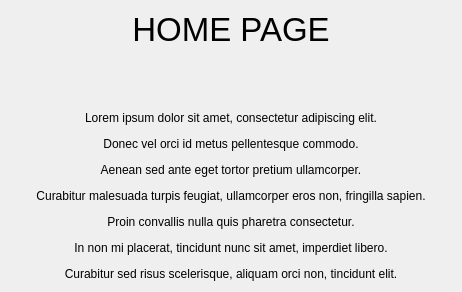
<?xml version="1.0" encoding="UTF-8"?>
<ui version="4.0">
 <class>HomePage</class>
 <widget class="QWidget" name="HomePage">
  <property name="geometry">
   <rect>
    <x>0</x>
    <y>0</y>
    <width>462</width>
    <height>292</height>
   </rect>
  </property>
  <property name="sizePolicy">
   <sizepolicy hsizetype="Expanding" vsizetype="Expanding">
    <horstretch>0</horstretch>
    <verstretch>0</verstretch>
   </sizepolicy>
  </property>
  <property name="windowTitle">
   <string>HomePage</string>
  </property>
  <property name="styleSheet">
   <string notr="true"/>
  </property>
  <layout class="QVBoxLayout" name="verticalLayout">
   <item>
    <widget class="QLabel" name="label">
     <property name="font">
      <font>
       <pointsize>25</pointsize>
      </font>
     </property>
     <property name="text">
      <string>HOME PAGE</string>
     </property>
     <property name="alignment">
      <set>Qt::AlignCenter</set>
     </property>
    </widget>
   </item>
   <item>
    <spacer name="verticalSpacer">
     <property name="orientation">
      <enum>Qt::Vertical</enum>
     </property>
     <property name="sizeHint" stdset="0">
      <size>
       <width>20</width>
       <height>235</height>
      </size>
     </property>
    </spacer>
   </item>
   <item>
    <widget class="QLabel" name="label_2">
     <property name="text">
      <string>&lt;html&gt;&lt;head/&gt;&lt;body&gt;&lt;p align=&quot;center&quot;&gt;Lorem ipsum dolor sit amet, consectetur adipiscing elit.&lt;/p&gt;&lt;p align=&quot;center&quot;&gt;Donec vel orci id metus pellentesque commodo.&lt;/p&gt;&lt;p align=&quot;center&quot;&gt;Aenean sed ante eget tortor pretium ullamcorper.&lt;/p&gt;&lt;p align=&quot;center&quot;&gt;Curabitur malesuada turpis feugiat, ullamcorper eros non, fringilla sapien.&lt;/p&gt;&lt;p align=&quot;center&quot;&gt;Proin convallis nulla quis pharetra consectetur.&lt;/p&gt;&lt;p align=&quot;center&quot;&gt;In non mi placerat, tincidunt nunc sit amet, imperdiet libero.&lt;/p&gt;&lt;p align=&quot;center&quot;&gt;Curabitur sed risus scelerisque, aliquam orci non, tincidunt elit.&lt;/p&gt;&lt;/body&gt;&lt;/html&gt;</string>
     </property>
    </widget>
   </item>
   <item>
    <spacer name="verticalSpacer_2">
     <property name="orientation">
      <enum>Qt::Vertical</enum>
     </property>
     <property name="sizeHint" stdset="0">
      <size>
       <width>20</width>
       <height>40</height>
      </size>
     </property>
    </spacer>
   </item>
  </layout>
 </widget>
 <resources/>
 <connections/>
</ui>
